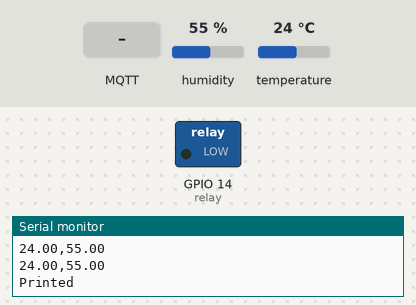
A sketch run on a simulated ESP8266 (NodeMCU). On the bench: switched loads named in the sketch (green lamp = pin HIGH), the last lines printed to the serial monitor. Wiring (inferred from the names in the program): DHT22 sensor: data GPIO 2. The inputs (shaded band) are chosen by the test bench; at power-on: humidity 55 %, temperature 24 °C. WiFi joins after 1.5 s; servers stay silent unless stated; no MQTT or app messages arrive unless stated.

Above: at 2.7 s.
2.8 s: MQTT message "1" arrives on the first subscribed topic
At 4.8 s:
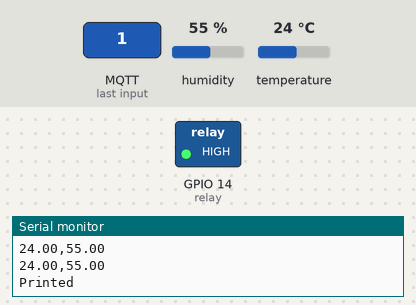
5.1 s: MQTT message "0" arrives on the first subscribed topic
At 6.1 s:
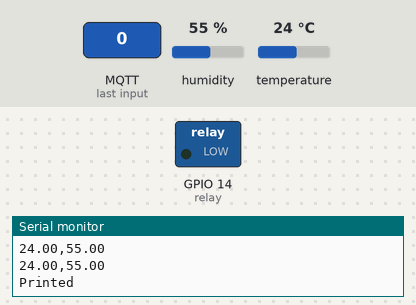
Timing chart, 0 to 8.1 s (numbered marks = the images above; inputs shaded):
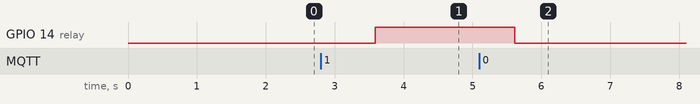

Measured:
- after the input at 2.8 s, GPIO 14 (relay): LOW → HIGH after 0.79 s
- after the input at 5.1 s, GPIO 14 (relay): HIGH → LOW after 0.51 s

The sketch:

ESP8266_DHT_MQTT.ino
```cpp
#include <PubSubClient.h>
#include <ESP8266WiFi.h>
#define relay 14

const char* ssid = "OpenWrt_NAT_500GP.101";
const char* password = "activegateway";
const byte DATA_PIN = 2;
boolean state = 0;

byte server[] = {198, 41, 30, 241};
byte data[5];

char buf_temp[20];
char buf_hud[20];
String Str;
char chararray[20];
// Update these with values suitable for your network.

void callback(char* topic, byte* payload, unsigned int length);
WiFiClient wifiClient;
PubSubClient client(server, 1883, callback, wifiClient);

void callback(char* topic, byte* payload, unsigned int length) {
  // handle message arrived
  byte* p = (byte*)malloc(length);
  // Copy the payload to the new buffer
  memcpy(p,payload,length);

  char buff[5];
  memcpy(buff, payload, length+1);
  buff[length] = '\0';

  client.publish("outTopic", p, length);
  client.publish("outTopic2",buff);
  Serial.println(buff);

  if(!strcmp(buff,"1"))
  {
    Serial.println("open");
    digitalWrite(relay,HIGH);
  }
  else
  {
    Serial.println("close");
    digitalWrite(relay,LOW);
  }
  // Free the memory
  free(p);
}

void setup() {
  int wifiWaiting = 0;
  pinMode( DATA_PIN, INPUT );
  pinMode( relay,OUTPUT);
  digitalWrite( DATA_PIN, HIGH ); // enable internal pull-up
  Serial.begin(115200);
  delay(10);
  Serial.println();
  Serial.println();
  Serial.print("Connecting to ");
  Serial.println(ssid);

  WiFi.begin(ssid, password);
  int waitSecs = 15;
  while (WiFi.status() != WL_CONNECTED) {
    delay(100);
    Serial.print(".");
    Serial.print(wifiWaiting);
    wifiWaiting++;

    if (wifiWaiting > 15 * waitSecs) {
      abort();
    }
  }
  Serial.println("");
  Serial.println("WiFi connected");
  Serial.println("IP address: ");
  Serial.println(WiFi.localIP());
  if (client.connect("arduinoClient")) {
    //if (client.connect("mqtt_arduino","sqgjiqvd","LZ3JY63V9XlW"))
    //client.publish("outTopic","hello world");
    client.subscribe("cmmc/chuan/in");
    Serial.println("Authen Passed");
  }
  else {
    Serial.println("AUTHEN FAILED");
  }
}

void loop()
{ client.loop();
  ///////////////// DHT Operation /////////////
  int count = 0;
  byte i = 0, j = 0;
  byte new_state, state = HIGH;

  for (byte x = 0; x < 5; x++) {
    data[x] = 0; // clear data buffer
  }
  pinMode( DATA_PIN, OUTPUT ); // change direction to output
  digitalWrite( DATA_PIN, LOW ); // output low (send the start bit)
  delayMicroseconds( 1000 );
  digitalWrite( DATA_PIN, HIGH ); // output high
  delayMicroseconds( 40 );
  pinMode( DATA_PIN, INPUT ); // change direction to input
  digitalWrite( DATA_PIN, HIGH ); // enable internal pull-up

  // AM2302 will send a response signal of 40-bit data that
  // represent the relative humidity and temperature information to MCU.
  unsigned long t1, t0 = micros();
  while (1) {
    new_state = digitalRead( DATA_PIN );
    if ( state != new_state ) {
      t1 = micros();
      if ( (state == HIGH) && (i > 2) ) {
        byte b = ( (t1 - t0) > 40 ) ?  1 : 0;
        data[j / 8] <<= 1;
        data[j / 8] |= b;
        j++;
      }
      i++;
      state = new_state;
      t0 = t1;
      count = 0;
    } else {
      count++;
      if ( count > 1000 ) // timeout
        break;
    }
  }

  byte check_sum = 0x00;
  for (byte x = 0; x < 4; x++) {
    check_sum += data[x];
  }
  if ( check_sum != data[4] ) {
    Serial.println( "CHECKSUM error" );
  } else {
    Serial.print( ((data[0] << 8) | data[1]) / 10.0 );
    Serial.print( "%RH, " );
    Serial.print( ((data[2] << 8) | data[3]) / 10.0 );
    Serial.println( " C" );
  }
  float temp = ((data[2] << 8) | data[3]) / 10.0;
  float humi = ((data[0] << 8) | data[1]) / 10.0;
  String temp_conv = String(temp);
  String humi_conv = String(humi);

  String finalz = temp_conv+","+humi_conv;

  //finalz.c_str();
  Serial.println((char*) finalz.c_str());

  Serial.println(finalz);
  //Serial.println(str_temp);
  //Serial.println(str_humi);

  /////////////// Pubsub //////////////////////
  if (client.connected()) {
    client.publish("cmmc/chuan/out", (char*) finalz.c_str());
    Serial.println("Printed");
  }
  else
  {
    Serial.println("Connect have a problem");
    client.connect("arduinoClient");
    client.subscribe("cmmc/chuan/in");
  }
  delay(1000);
}
```
